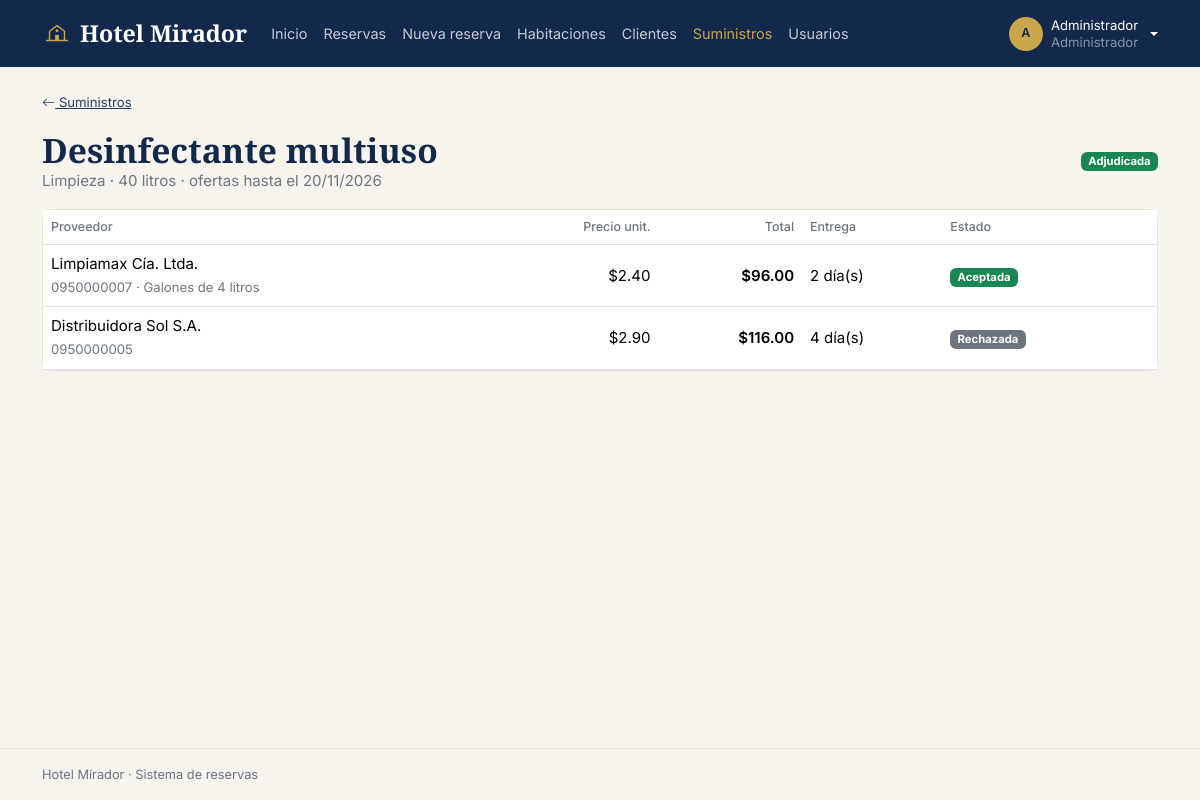
Page /index.php?r=suministros/ver&id=3 (signed in) on the committed database.
### tables this page shows
CREATE TABLE necesidades (
  id           INT AUTO_INCREMENT PRIMARY KEY,
  articulo     VARCHAR(80)  NOT NULL,
  categoria    ENUM('Alimentos','Limpieza','Lencería','Amenidades','Mantenimiento') NOT NULL,
  cantidad     INT          NOT NULL,
  unidad       VARCHAR(20)  NOT NULL DEFAULT 'unidades',
  fecha_limite DATE         NOT NULL,
  estado       ENUM('Abierta','Adjudicada','Cerrada') NOT NULL DEFAULT 'Abierta',
  creado_por   INT          NULL,
  creado_en    DATETIME     NOT NULL DEFAULT CURRENT_TIMESTAMP,
  FOREIGN KEY (creado_por) REFERENCES usuarios(id) ON DELETE SET NULL
);

CREATE TABLE ofertas (
  id              INT AUTO_INCREMENT PRIMARY KEY,
  id_necesidad    INT           NOT NULL,
  id_proveedor    INT           NOT NULL,
  precio_unitario DECIMAL(10,2) NOT NULL,
  dias_entrega    INT           NOT NULL,
  comentario      VARCHAR(255)  NULL,
  estado          ENUM('Pendiente','Aceptada','Rechazada') NOT NULL DEFAULT 'Pendiente',
  creado_en       DATETIME      NOT NULL DEFAULT CURRENT_TIMESTAMP,
  UNIQUE (id_necesidad, id_proveedor),
  FOREIGN KEY (id_necesidad) REFERENCES necesidades(id) ON DELETE CASCADE,
  FOREIGN KEY (id_proveedor) REFERENCES usuarios(id) ON DELETE CASCADE
);

CREATE TABLE usuarios (
  id         INT AUTO_INCREMENT PRIMARY KEY,
  nombre     VARCHAR(60)  NOT NULL,
  correo     VARCHAR(100) NOT NULL UNIQUE,
  contrasena VARCHAR(255) NOT NULL,
  id_rol     INT          NOT NULL,
  telefono   VARCHAR(15)  NULL,
  documento  VARCHAR(20)  NULL,    
  empresa    VARCHAR(80)  NULL,    
  activo     TINYINT(1)   NOT NULL DEFAULT 1,
  creado_en  DATETIME     NOT NULL DEFAULT CURRENT_TIMESTAMP,
  FOREIGN KEY (id_rol) REFERENCES roles(id)
);

### core/Controller.php (called while the page is built, shortened)
<?php
abstract class Controller
{
    protected function render(string $vista, array $datos = []): void
    {
        extract($datos);
        require __DIR__ . '/../views/layout/header.php';
        require __DIR__ . '/../views/' . $vista . '.php';
        require __DIR__ . '/../views/layout/footer.php';
    }
}

### controllers/SuministrosController.php (called while the page is built, shortened)
<?php
class SuministrosController extends Controller
{
    public function ver(): void
    {
        $n = Necesidad::find((int) get('id'));
        $this->render('suministros/ver', ['titulo' => $n['articulo'], 'n' => $n, 'ofertas' => Necesidad::ofertas((int) $n['id'])]);
    }
}

### core/Router.php (called while the page is built, shortened)
<?php
class Router
{
    public static function dispatch(string $ruta): void
    {
        if (!preg_match('#^([a-z]+)/([a-z]+)$#', $ruta, $m)) self::error404();
        $accion = $m[2];
        (new $clase())->$accion();
    }
}

### index.php (called while the page is built, shortened)
<?php
require __DIR__ . '/core/helpers.php';
require __DIR__ . '/core/Database.php';
require __DIR__ . '/core/Model.php';
require __DIR__ . '/core/Controller.php';
require __DIR__ . '/core/Router.php';
Router::dispatch(is_string($_GET['r'] ?? null) ? $_GET['r'] : '');

### core/Database.php (called while the page is built, shortened)
<?php
class Database
{
    private static ?PDO $pdo = null;
    public static function get(): PDO
    {
        if (self::$pdo) return self::$pdo;
        try {
            self::$pdo = new PDO(
                'mysql:host=' . DB_HOST . ';port=' . DB_PORT . ';dbname=' . DB_NAME . ';charset=utf8mb4',
                DB_USER,
                DB_PASS,
                [
                    PDO::ATTR_ERRMODE            => PDO::ERRMODE_EXCEPTION,
                    PDO::ATTR_DEFAULT_FETCH_MODE => PDO::FETCH_ASSOC,
                    PDO::ATTR_EMULATE_PREPARES   => false,
                ]
            );
            self::$pdo->exec("SET time_zone = '" . date('P') . "'");
        } catch (PDOException $e) {
            http_response_code(500);
            $info = DEBUG ? '<br><small>' . htmlspecialchars($e->getMessage()) . '</small>' : '';
            exit('<h3 style="font-family:sans-serif">No hay conexión con la base de datos. Revisa la configuración e importa hotel.sql.' . $info . '</h3>');
        }
        return self::$pdo;
    }
}

### core/Model.php (called while the page is built, shortened)
<?php
abstract class Model
{
    protected static string $tabla;
    protected static function db(): PDO
    {
        return Database::get();
    }
    protected static function query(string $sql, array $params = []): PDOStatement
    {
        $st = self::db()->prepare($sql);
        $st->execute($params);
        return $st;
    }
    public static function find(int $id): ?array
    {
        return self::query('SELECT * FROM ' . static::$tabla . ' WHERE id = ?', [$id])->fetch() ?: null;
    }
}

### models/Necesidad.php (called while the page is built, shortened)
<?php
class Necesidad extends Model
{
    public static function ofertas(int $necesidad): array
    {
        return self::query("SELECT o.*, u.nombre AS proveedor, u.empresa, u.telefono
                              FROM ofertas o JOIN usuarios u ON u.id = o.id_proveedor
                             WHERE o.id_necesidad = ? ORDER BY o.precio_unitario", [$necesidad])->fetchAll();
    }
}

### views/suministros/ver.php (the view, shortened to what this page needs)
<?php
$abierta = $n['estado'] === 'Abierta';
?>
<a href="<?= url('suministros/index') ?>" class="small"><i class="bi bi-arrow-left"></i> Suministros</a>
<div class="d-flex flex-wrap justify-content-between align-items-center gap-2 my-3">
  <div>
    <h1 class="titulo mb-0"><?= e($n['articulo']) ?></h1>
    <span class="text-secondary"><?= $n['categoria'] ?> · <?= $n['cantidad'] ?> <?= e($n['unidad']) ?> · ofertas hasta el <?= fecha($n['fecha_limite']) ?></span>
  </div>
  <div class="d-flex gap-2 align-items-center">
    <?= etiqueta($n['estado']) ?>
  </div>
</div>
<div class="tarjeta p-0">
  <div class="table-responsive">
    <table class="table align-middle mb-0">
      <thead><tr><th>Proveedor</th><th class="text-end">Precio unit.</th><th class="text-end">Total</th><th>Entrega</th><th>Estado</th><th></th></tr></thead>
      <tbody>
      <?php foreach ($ofertas as $i => $o): ?>
        <tr class="<?= $i === 0 && $abierta ? 'table-warning' : '' ?>">
          <td><?= e($o['empresa'] ?: $o['proveedor']) ?><br><small class="text-secondary"><?= e($o['telefono']) ?><?= $o['comentario'] ? ' · ' . e($o['comentario']) : '' ?></small></td>
          <td class="text-end"><?= dinero($o['precio_unitario']) ?></td>
          <td class="text-end fw-semibold"><?= dinero($o['precio_unitario'] * $n['cantidad']) ?></td>
          <td><?= $o['dias_entrega'] ?> día(s)</td>
          <td><?= etiqueta($o['estado']) ?></td>
          <td class="text-end">
          </td>
        </tr>
      <?php endforeach; ?>
      </tbody>
    </table>
  </div>
</div>

### core/helpers.php (shortened to what this page needs)
<?php
function e($v): string
{
    return htmlspecialchars((string) ($v ?? ''), ENT_QUOTES, 'UTF-8');
}
function url(string $ruta, array $params = []): string
{
    return 'index.php?' . http_build_query(['r' => $ruta] + $params);
}
function get(string $k): string
{
    return is_string($_GET[$k] ?? null) ? trim($_GET[$k]) : '';
}
function dinero($n): string
{
    return '$' . number_format((float) $n, 2);
}
function fecha(?string $f, bool $hora = false): string
{
    return $f ? date($hora ? 'd/m/Y H:i' : 'd/m/Y', strtotime($f)) : '';
}
function etiqueta(string $estado): string
{
    $c = COLORES[$estado] ?? 'secondary';
    return "<span class=\"badge text-bg-$c\">" . e($estado) . '</span>';
}

### assets/css/styles.css (style rules this page uses)
:root { --azul: #13294b; --azul-2: #1f3d6b; --dorado: #c9a54b; --dorado-osc: #a8852f; --crema: #f7f4ee; --texto: #1f2933; --gris: #6b7280; --borde: #e7e2d8; }
body { font-family: 'Inter', system-ui, sans-serif; background: var(--crema); color: var(--texto); font-size: .94rem; min-height: 100vh; display: flex; flex-direction: column; }
a { color: var(--azul-2); }
.titulo, .marca, .cifra span, .precio { font-family: 'Cormorant Garamond', Georgia, serif; font-weight: 700; }
.titulo { font-size: 2.1rem; color: var(--azul); }
.table > thead th { font-size: .78rem; color: var(--gris); font-weight: 500; }
.tarjeta { background: #fff; border: 1px solid var(--borde); border-radius: 10px; padding: 1.2rem; }

### rows in the picture
necesidades: articulo "Desinfectante multiuso", categoria "Limpieza", cantidad "40", unidad "litros", fecha_limite "20/11/2026", estado "Adjudicada"
ofertas: id_proveedor.empresa "Limpiamax Cía. Ltda.", id_proveedor.telefono "0950000007", comentario "Galones de 4 litros", precio_unitario "$2.40", dinero($o['precio_unitario']*$n['cantidad']) "$96.00", dias_entrega "2", estado "Aceptada"
ofertas: id_proveedor.empresa "Distribuidora Sol S.A.", id_proveedor.telefono "0950000005", precio_unitario "$2.90", dinero($o['precio_unitario']*$n['cantidad']) "$116.00", dias_entrega "4", estado "Rechazada"

### other values in the picture
$_texto "Inicio"
$_texto "Reservas"
$_texto "Nueva reserva"
$_texto "Habitaciones"
$_texto "Clientes"
$_texto "Suministros"
$_texto "Usuarios"
iniciales($yo['nombre']) "A"
$yo['nombre'] "Administrador"
$yo['rol'] "Administrador"
